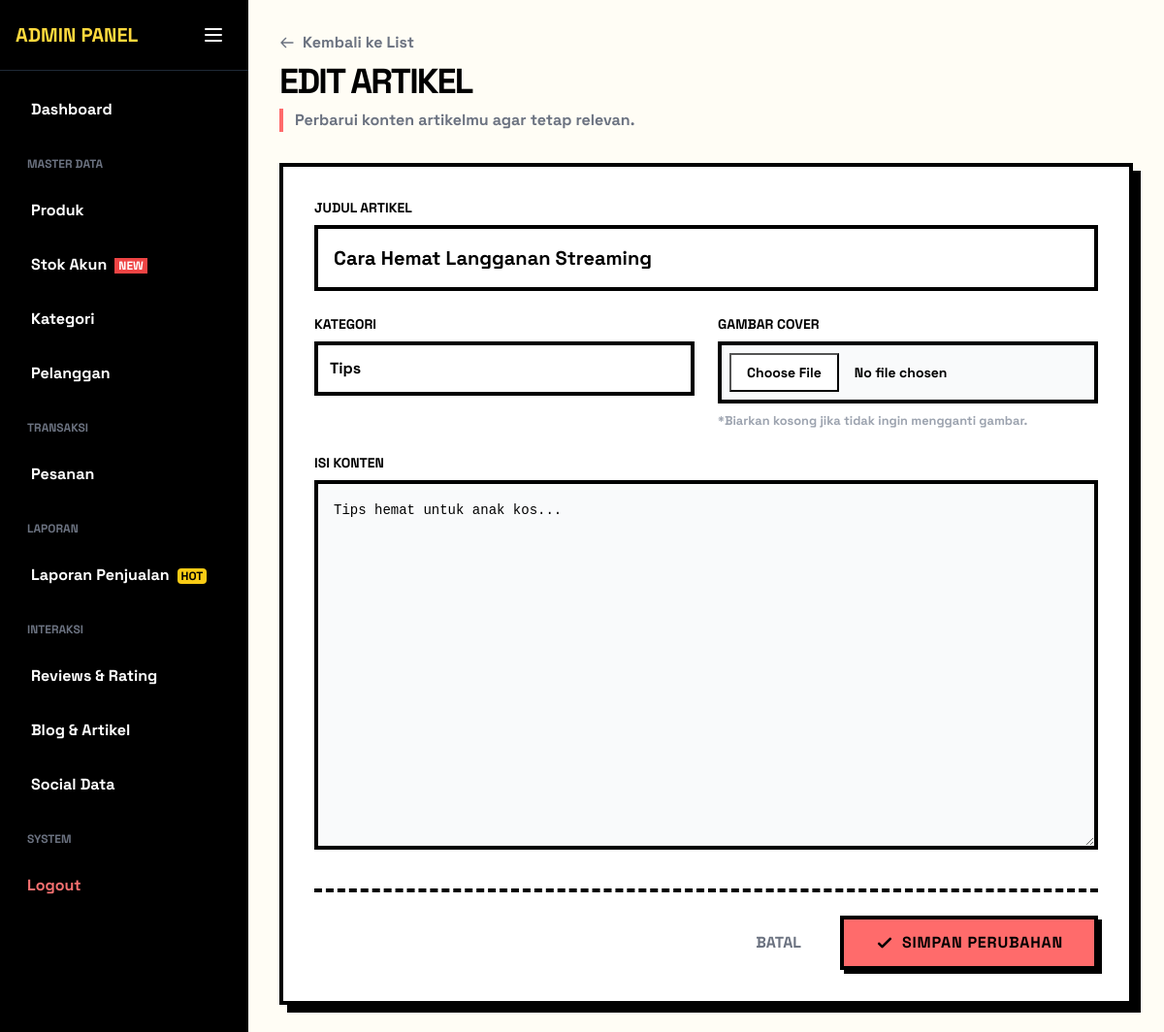
The app's page /admin/blog/edit.php?id=1 (signed in) with its own data.
### tables this page shows
CREATE TABLE `blog` (
  `id` int NOT NULL,
  `judul` varchar(200) DEFAULT NULL,
  `konten` text,
  `gambar` varchar(255) DEFAULT NULL,
  `kategori` varchar(50) DEFAULT NULL,
  `tanggal` date DEFAULT NULL
);

### admin/blog/edit.php (the view, shortened to what this page needs)
<?php
include '../../config/database.php';
$id = $_GET['id'];
$query = $conn->query("SELECT * FROM blog WHERE id = '$id'");
$data = $query->fetch_assoc();
include '../includes/header.php';
include '../includes/sidebar.php';
?>
<div class="flex-1 p-8 relative min-h-screen bg-neo-bg">
    <div class="absolute inset-0 pattern-grid-lg opacity-10 pointer-events-none z-0"></div>
    <div class="relative z-10 max-w-5xl mx-auto">
        <div class="flex flex-col md:flex-row justify-between items-start md:items-center mb-8 gap-4">
            <div>
                 <a href="index.php" class="inline-flex items-center gap-2 font-bold text-gray-500 hover:text-black mb-2 transition-colors">
                    <svg xmlns="http://www.w3.org/2000/svg" class="h-4 w-4" fill="none" viewBox="0 0 24 24" stroke="currentColor"><path stroke-linecap="round" stroke-linejoin="round" stroke-width="2" d="M10 19l-7-7m0 0l7-7m-7 7h18" /></svg>
                    Kembali ke List
                </a>
                <h1 class="text-4xl font-black uppercase tracking-tighter">Edit Artikel</h1>
                <p class="font-bold text-gray-500 border-l-4 border-neo-accent pl-3 mt-2">Perbarui konten artikelmu agar tetap relevan.</p>
            </div>
        </div>
        <div class="bg-white border-4 border-black p-8 shadow-[8px_8px_0px_0px_rgba(0,0,0,1)]">
            <form method="POST" enctype="multipart/form-data" class="flex flex-col gap-6">
                <div class="flex flex-col gap-2">
                    <label class="font-black uppercase text-sm">Judul Artikel</label>
                    <input type="text" name="judul" value="<?= htmlspecialchars($data['judul']) ?>" required
                           class="w-full border-4 border-black p-4 font-bold text-xl focus:outline-none focus:shadow-[4px_4px_0px_0px_#000] focus:-translate-y-1 transition-all"
                           placeholder="Masukkan judul yang menarik...">
                </div>
                <div class="grid grid-cols-1 md:grid-cols-2 gap-6">
                    <div class="flex flex-col gap-2">
                        <label class="font-black uppercase text-sm">Kategori</label>
                        <input type="text" name="kategori" value="<?= htmlspecialchars($data['kategori'] ?? '') ?>" required
                               class="w-full border-4 border-black p-3 font-bold focus:outline-none focus:shadow-[4px_4px_0px_0px_#000] transition-all"
                               placeholder="Contoh: Tips, Berita, Promo">
                    </div>
                    <div class="flex flex-col gap-2">
                        <label class="font-black uppercase text-sm">Gambar Cover</label>
                        <div class="relative border-4 border-black bg-gray-50 p-2 flex items-center gap-4">
                            <input type="file" name="gambar" class="font-bold text-sm file:mr-4 file:py-2 file:px-4 file:border-2 file:border-black file:bg-white file:font-bold hover:file:bg-black hover:file:text-white transition-all cursor-pointer">
                        </div>
                        <small class="font-bold text-gray-400">*Biarkan kosong jika tidak ingin mengganti gambar.</small>
                    </div>
                </div>
                <div class="flex flex-col gap-2">
                    <label class="font-black uppercase text-sm">Isi Konten</label>
                    <textarea name="konten" rows="15" required
                              class="w-full border-4 border-black p-4 font-mono text-sm leading-relaxed focus:outline-none focus:shadow-[4px_4px_0px_0px_#000] transition-all bg-gray-50"
                              placeholder="Mulai menulis ceritamu di sini..."><?= htmlspecialchars($data['konten']) ?></textarea>
                </div>
                <div class="flex items-center justify-end gap-4 mt-4 pt-6 border-t-4 border-black border-dashed">
                    <a href="index.php" class="px-6 py-3 font-black uppercase text-gray-500 hover:text-black hover:bg-gray-100 transition-colors">Batal</a>
                    <button type="submit" name="submit" class="bg-neo-accent text-black px-8 py-3 border-4 border-black font-black uppercase tracking-wider shadow-[4px_4px_0px_0px_rgba(0,0,0,1)] hover:shadow-none hover:translate-x-[2px] hover:translate-y-[2px] active:bg-yellow-500 transition-all flex items-center gap-2">
                        <svg xmlns="http://www.w3.org/2000/svg" class="h-5 w-5" fill="none" viewBox="0 0 24 24" stroke="currentColor"><path stroke-linecap="round" stroke-linejoin="round" stroke-width="3" d="M5 13l4 4L19 7" /></svg>
                        Simpan Perubahan
                    </button>
                </div>
            </form>
        </div>
    </div>
</div>
</body>
</html>

### assets/css/style.css (style rules this page uses)
body { background-color: #fffdf5 !important; background-size: 40px 40px !important; font-family: "Space Grotesk", sans-serif; color: #000; }

### records on screen
blog: judul "Cara Hemat Langganan Streaming", kategori "Tips", konten "Tips hemat untuk anak kos..."
